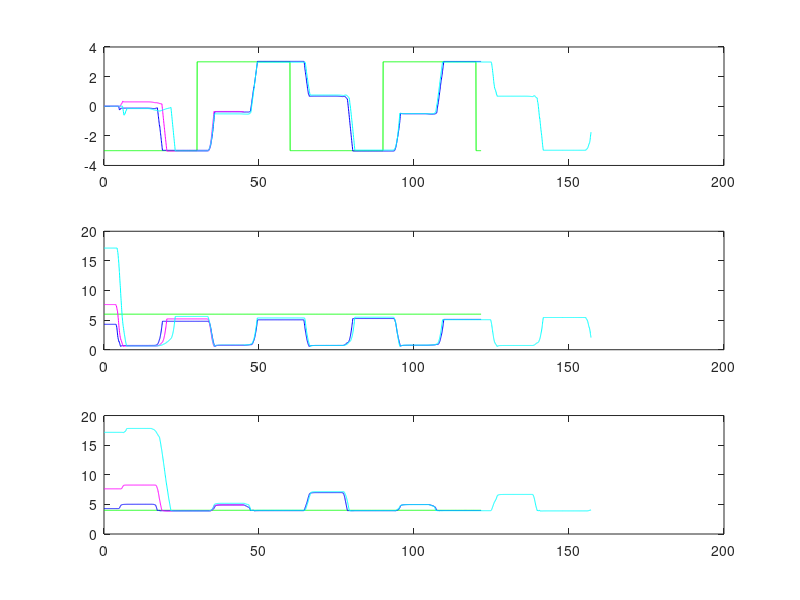

Write MATLAB code to recreate this figure.
load CovPlot3Cross.txt;
t1 = CovPlot3Cross(:,1);
C1 = CovPlot3Cross(:,2);
GC1 = CovPlot3Cross(:,3);
Vx1 = CovPlot3Cross(:,4);
GVx1 = CovPlot3Cross(:,5);
Vy1 = CovPlot3Cross(:,6);
GVy1 = CovPlot3Cross(:,7);
load CovPlot4Cross.txt;
t2 = CovPlot4Cross(:,1);
C2 = CovPlot4Cross(:,2);
GC2 = CovPlot4Cross(:,3);
Vx2 = CovPlot4Cross(:,4);
GVx2 = CovPlot4Cross(:,5);
Vy2 = CovPlot4Cross(:,6);
GVy2 = CovPlot4Cross(:,7);

load CovPlot6Cross.txt;
t3 = CovPlot6Cross(:,1);
C3 = CovPlot6Cross(:,2);
GC3 = CovPlot6Cross(:,3);
Vx3 = CovPlot6Cross(:,4);
GVx3 = CovPlot6Cross(:,5);
Vy3 = CovPlot6Cross(:,6);
GVy3 = CovPlot6Cross(:,7);


subplot(3,1,1)
plot(t1,GC1, 'color','g')
hold on
plot(t1,C1,'color','b')
plot(t2,C2,'color','m')
plot(t3,C3,'color','c')
hold off

subplot(3,1,2)

plot(t1,GVx1, 'color','g')
hold on
plot(t1,Vx1,'color','b')
plot(t2,Vx2,'color','m')
plot(t3,Vx3,'color','c')
hold off

subplot(3,1,3)

plot(t1,GVy1, 'color','g')
hold on
plot(t1,Vy1,'color','b')
plot(t2,Vy2,'color','m')
plot(t3,Vy3,'color','c')
hold off